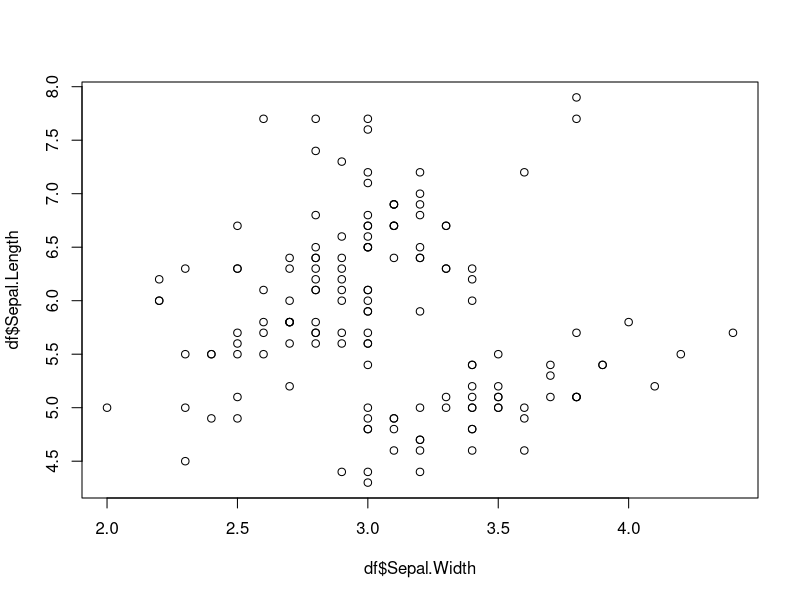
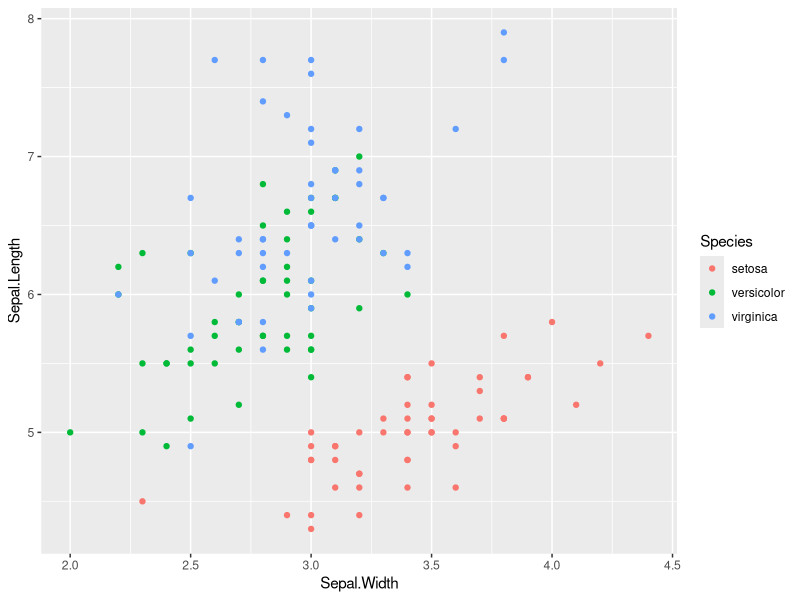
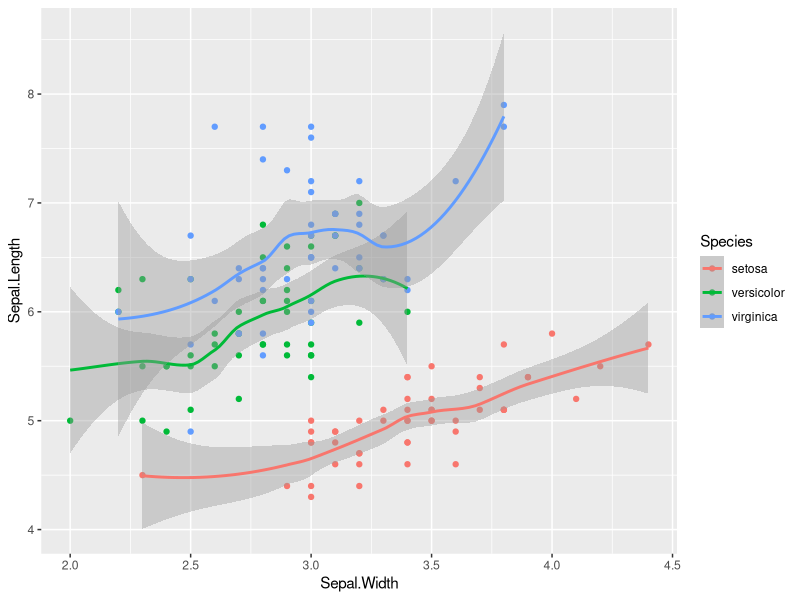

The R script that drew these images, in order:
library(lme4)
library(tidyverse)

df <- iris

plot(df$Sepal.Width, df$Sepal.Length)

df %>% ggplot(mapping = aes(x=Sepal.Width, y=Sepal.Length, colour = Species)) +
  geom_point()
df %>% ggplot(mapping = aes(x=Sepal.Width, y=Sepal.Length, colour = Species)) +
  geom_point() +
  geom_smooth()

s.width.length <- lm(Sepal.Width ~ Sepal.Length, data = df)
summary(s.width.length)

s.wl.rand <- lmer(Sepal.Width ~ Sepal.Length + (1|Species), data = df)
summary(s.wl.rand)

ranef(s.wl.rand)
